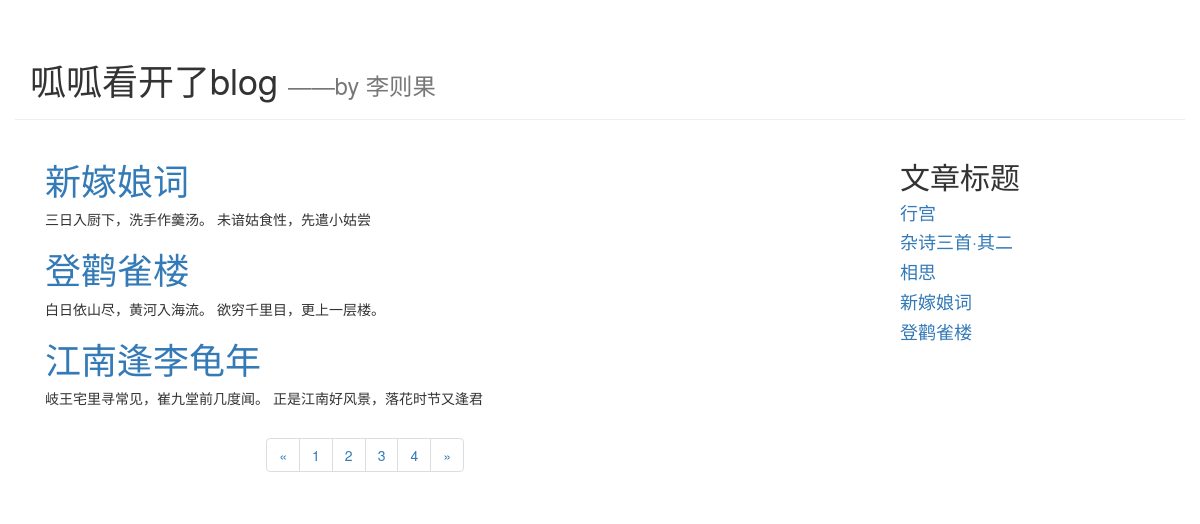
Screenshot of /blog/index?page=2 with the database file from the repository.
### blog/models.py (models this page shows, shortened)
class Article(models.Model):
    articleId=models.AutoField(primary_key=True)
    title=models.TextField()
    abstract=models.TextField()
    content=models.TextField()
    publishData=models.DateField(auto_now=True)

### blog/views.py (the view)
# urls.py: path('index',blog.views.getIndexPage),
def getIndexPage(request):
    page=request.GET.get('page')
    if page:
        page=int(page)
    else:
        page=1
    print('page pram:',page)
    allArticles=Article.objects.all()
    top_atricles_list=Article.objects.order_by('-publishData')[:5]
    paginator=Paginator(allArticles,3)
    page_num=paginator.num_pages
    page_articles=paginator.page(page)
    if page_articles.has_next():
        next_page=page+1
    else:
        next_page=page
    if page_articles.has_previous():
        previous_page=page-1
    else:
        previous_page=1
    return render(request,'blog/index.html',{
        'articleList':page_articles,
        'page_num':range(1,page_num+1),
        'cur_page':page,
        'next_page':next_page,
        'previous_page':previous_page,
        'top_articles_list':top_atricles_list
    })

### blog/templates/blog/index.html (shortened to what this page needs)
<!DOCTYPE html>
<html lang="en">
<head>
    <link rel="stylesheet" href="https://cdn.jsdelivr.net/npm/bootstrap@3.3.7/dist/css/bootstrap.min.css">
</head>
<body>
<div class="container page-header">
<h1>呱呱看开了blog
    <small>——by 李则果</small>
</h1>
</div>
<div class="container page-body">
    <div class="col-md-9" role="main">
        <div class="body-main">
            {% for article in articleList %}
            <div>
                <h1><a href="/blog/detail/{{ article.articleId }}"> {{ article.title }}</a></h1>
                <p>{{ article.abstract }}</p>
            </div>
            {% endfor %}
        </div>
    <div class="body-footer">
        <div class="col-md-4 col-md-offset-3">
            <nav aria-label="Page navigation">
                <ul class="pagination">
                    <li>
                        <a href="/blog/index?page={{ previous_page }}" aria-label="Previous">
                            <span aria-hidden="true">&laquo;</span>
                        </a>
                    </li>
                    {% for num in page_num %}
                    <li><a href="/blog/index?page={{ num }}">{{ num }}</a></li>
                    {% endfor %}
                    <li>
                        <a href="/blog/index?page={{ next_page }}" aria-label="Next">
                            <span aria-hidden="true">&raquo;</span>
                        </a>
                    </li>
                </ul>
            </nav>
        </div>
    </div>
    </div>
    <div class="col-md-3" role="complementary">
        <div>
            <h2>文章标题</h2>
            {% for article in top_articles_list %}
            <h4><a href="/blog/detail/{{ article.articleId }}">{{ article.title }}</a></h4>
            {% endfor %}
        </div>
    </div>
</div>
</body>
</html>

### rows the page displays
Article: title "新嫁娘词", abstract "三日入厨下，洗手作羹汤。 未谙姑食性，先遣小姑尝"
Article: title "登鹳雀楼", abstract "白日依山尽，黄河入海流。 欲穷千里目，更上一层楼。"
Article: title "江南逢李龟年", abstract "岐王宅里寻常见，崔九堂前几度闻。 正是江南好风景，落花时节又逢君"
Article: title "行宫"
Article: title "杂诗三首·其二"
Article: title "相思"

### other values shown
{{ num }} "1" "2" "3" "4"
